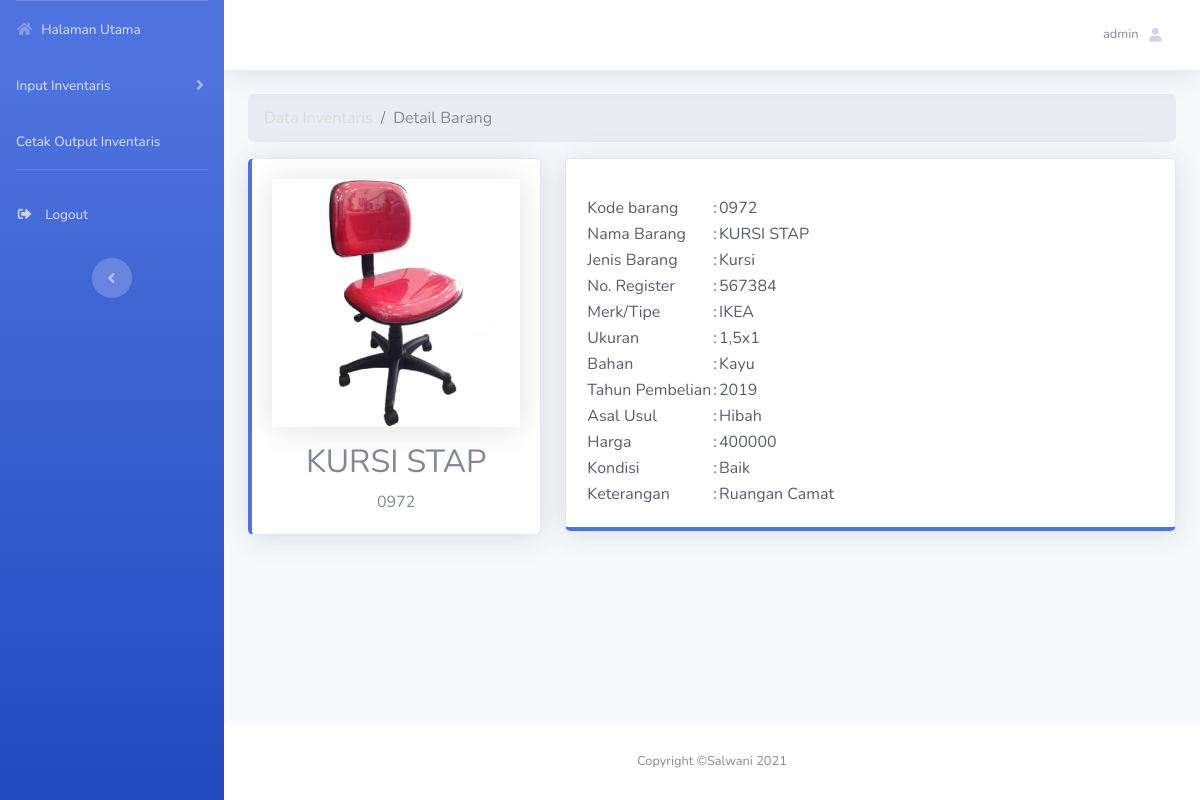
/detailbarang3.php?id=0972 (signed in), run on the app's committed database.
### tables this page shows
CREATE TABLE `user` (
  `id_user` int(11) NOT NULL,
  `username` varchar(50) NOT NULL,
  `password` varchar(255) NOT NULL
);

CREATE TABLE `kategori3` (
  `kodebarang` varchar(50) NOT NULL,
  `namabarang` varchar(50) NOT NULL,
  `jenisbarang` varchar(50) NOT NULL,
  `noregister` varchar(50) NOT NULL,
  `merktype` varchar(50) NOT NULL,
  `ukuran` varchar(100) NOT NULL,
  `bahan` varchar(100) NOT NULL,
  `tahunpembelian` varchar(100) NOT NULL,
  `asalusul` varchar(100) NOT NULL,
  `harga` varchar(100) NOT NULL,
  `kondisi` enum('Baik','Kurang Baik','Rusak') NOT NULL,
  `keterangan` varchar(100) NOT NULL,
  `foto_pegawai` varchar(225) NOT NULL
);

### _config/config.php (called while the page is built, shortened)
<?php
    $host = 'localhost';
    $user = 'root';
    $pass = '';
    $db = 'inv';
    $koneksi = mysqli_connect($host,$user,$pass,$db);
    function asset($url = null)
    {
        $asset_url = "http://localhost/inven";
        if ($url != null) {
            return $asset_url.'/'.$url;
        }else{
            return $asset_url;
        }
    }
    function base_url($url=null){
        $baseurl = "http://localhost/inven";
        if ($url != null) {
            return $baseurl.'/'.$url.'.php';
        } else{
            return $baseurl;
        }
    }
    function query($query){
        global $koneksi;
        $result = mysqli_query($koneksi, $query);
        $rows = [];
        while ($row = mysqli_fetch_assoc($result)) {
            $rows[]=$row;
        }
        return $rows;
    }

### detail_barang/barang3.php (the view)
<?php
$data_pegawai = query("SELECT * FROM kategori3 WHERE kodebarang='$kodebarang'");
?>
<table class="text-dark mt-3">
    <tr>
        <td>Kode barang</td>
        <td>:</td>
        <td><?= $data_pegawai[0]['kodebarang'] ?></td>
    </tr>
    <tr>
        <td>Nama Barang</td>
        <td>:</td>
        <td><?= ucwords($data_pegawai[0]['namabarang']) ?></td>
    </tr>
    <tr>
        <td>Jenis Barang</td>
        <td>:</td>
        <td><?= ucwords($data_pegawai[0]['jenisbarang'])?> </td>
    </tr>
    <tr>
        <td>No. Register</td>
        <td>:</td>
        <td><?= ucwords($data_pegawai[0]['noregister']) ?> </td>
    </tr>
    <tr>
        <td>Merk/Tipe</td>
        <td>:</td>
        <td><?= ucwords($data_pegawai[0]['merktype']) ?> </td>
    </tr>
    <tr>
        <td>Ukuran</td>
        <td>:</td>
        <td><?= ucwords($data_pegawai[0]['ukuran']) ?> </td>
    </tr>
	<tr>
        <td>Bahan</td>
        <td>:</td>
        <td><?= ucwords($data_pegawai[0]['bahan']) ?> </td>
    </tr>
    <tr>
        <td>Tahun Pembelian</td>
        <td>:</td>
        <td><?= strtoupper($data_pegawai[0]['tahunpembelian']) ?> </td>
    </tr>
	 <tr>
        <td>Asal Usul</td>
        <td>:</td>
        <td><?= $data_pegawai[0]['asalusul'] ?> </td>
    </tr>
	 <tr>
        <td>Harga</td>
        <td>:</td>
        <td><?= $data_pegawai[0]['harga'] ?> </td>
    </tr>
	 <tr>
        <td>Kondisi</td>
        <td>:</td>
        <td><?= $data_pegawai[0]['kondisi'] ?> </td>
    </tr>
	 <tr>
        <td>Keterangan</td>
        <td>:</td>
        <td><?= $data_pegawai[0]['keterangan'] ?> </td>
    </tr>
</table>

### _template/_header.php (shortened to what this page needs)
<?php
  if (isset($sub)) {
    require_once $sub."_config/config.php";
  }else{
    require_once "_config/config.php";
  }
  $id = $_SESSION['id_user'];
  $user = query("SELECT * FROM user WHERE id_user='$id'");
?>
<!DOCTYPE html>
<html lang="en">
<head>
  <link href="<?= asset('_assets/vendor/fontawesome-free/css/all.min.css') ?>" rel="stylesheet" type="text/css">
  <link href="<?= asset('_assets/css/sb-admin-2.min.css') ?>" rel="stylesheet">
</head>
<body id="page-top">
  <div id="wrapper">
    <ul class="navbar-nav bg-gradient-primary sidebar sidebar-dark accordion" id="accordionSidebar">
      <li class="nav-item <?= isset($dashboard) == 'dashboard' ? 'active' : null ?> ">
        <a class="nav-link" href="<?= base_url() ?>">
          <i class="fas fa-fw fa-home"></i>
          <span>Halaman Utama</span></a>
      </li>
	  <li class="nav-item <?= isset($pegawai) == 'pegawai' ? 'active' : null ?>">
        <a class="nav-link collapsed" href="#" data-toggle="collapse" data-target="#collapseTwo" aria-expanded="true" aria-controls="collapseTwo">
          <span>Input Inventaris</span>
        </a>
      </li>
      <li class="nav-item <?= isset($pegawai) == 'output' ? 'active' : null ?>">
        <a class="nav-link" href="<?= base_url('output') ?>">
          <span>Cetak Output Inventaris</span></a>
      </li>
      <hr class="sidebar-divider d-none d-md-block">
      <li class="nav-item mb-3">
        <a class="nav-link" href="#" data-toggle="modal" data-target="#logoutModal">
          <i class="fas fa-sign-out-alt fa-sm fa-fw mr-2 text-gray-400"></i>
          <span>Logout</span></a>
      </li>
      <div class="text-center d-none d-md-inline">
        <button class="rounded-circle border-0" id="sidebarToggle"></button>
      </div>
    </ul>
    <div id="content-wrapper" class="d-flex flex-column">
      <div id="content">
        <nav class="navbar navbar-expand navbar-light bg-white topbar mb-4 static-top shadow">
          <ul class="navbar-nav ml-auto">
            <li class="nav-item dropdown no-arrow">
              <a class="nav-link dropdown-toggle" href="#" id="userDropdown" role="button" data-toggle="dropdown" aria-haspopup="true" aria-expanded="false">
                <span class="mr-2 d-none d-lg-inline text-gray-600 small"><?= $user[0]['username'] ?></span>
                <i class="fas fa-user fa-sm fa-fw mr-2 text-gray-400"></i>
              </a>
            </li>
          </ul>
        </nav>
        <div class="container-fluid">

### detailbarang3.php (shortened to what this page needs)
<?php
    require_once "_template/_header.php";
    $kodebarang = $_GET['id'];
    $data_detail = query("SELECT * FROM kategori3 WHERE kodebarang='$kodebarang'");
?>
<nav aria-label="breadcrumb">
    <ol class="breadcrumb">
        <li class="breadcrumb-item"><a href="<?= base_url('kategori3') ?>">Data Inventaris</a></li>
        <li class="breadcrumb-item active" aria-current="page">Detail Barang</li>
    </ol>
</nav>
<div class="row">
    <div class="col-md-4">
        <div class="card shadow mb-4 border-left-primary">
            <div class="card-body">
                <div class="text-center">
                    <img src="<?= asset('_assets/img/').$data_detail[0]['foto_pegawai']; ?>" class="img-fluid shadow" alt="Foto Pegawai" >
                    <h2 class="mt-3"><?= ucwords($data_detail[0]['namabarang']) ?></h2>
                    <span class="text-muted"><?= $data_detail[0]['kodebarang'] ?></span>
                </div>
            </div>
        </div>
    </div>
    <div class="col-md-8">
        <div class="card shadow mb-4 border-bottom-primary">
            <div class="card-body">
                <div class="tab-content" id="nav-tabContent">
                    <div class="tab-pane fade show active" id="nav-profil" role="tabpanel">
                        <?php
                            require_once "detail_barang/barang3.php";
                        ?>
                    </div>
                </div>
            </div>
        </div>
    </div>
</div>
<?php
    require_once "_template/_footer.php";
?>

### data on the page
user: username "admin"
kategori3: foto_pegawai (picture), namabarang "KURSI STAP", kodebarang "0972", jenisbarang "Kursi", noregister "567384", merktype "IKEA", ukuran "1,5x1", bahan "Kayu", tahunpembelian "2019", asalusul "Hibah", harga "400000", kondisi "Baik", keterangan "Ruangan Camat"
